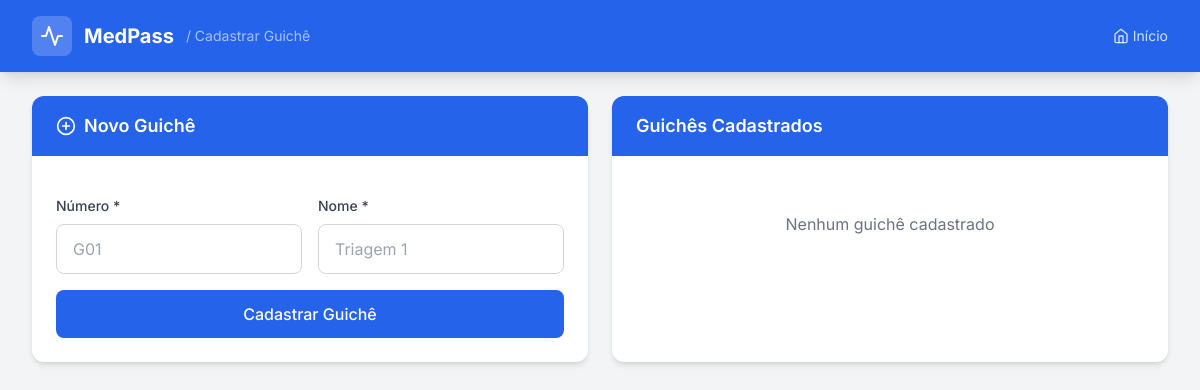
/cadastrar-guiche/, run on an earlier commit of the app's database.
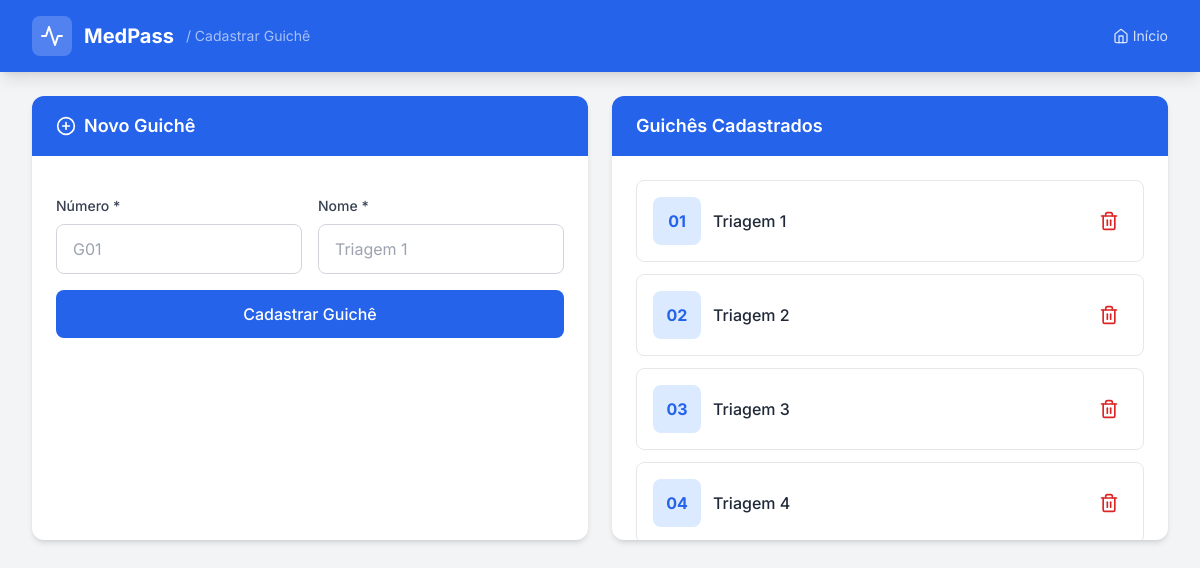
And on a later commit of the database.
### app_medpass/models.py (models this page shows, shortened)
class Guiche(models.Model):
    numero = models.CharField(
        max_length=10,
        unique=True,
        verbose_name="Número do Guichê",
        help_text="Identificação do guichê (ex: G01, G02)"
    )
    nome = models.CharField(
        max_length=100,
        verbose_name="Nome do Guichê",
        help_text="Nome descritivo do guichê (ex: Guichê de Triagem 1)"
    )
    ativo = models.BooleanField(
        default=True,
        verbose_name="Ativo",
        help_text="Indica se o guichê está ativo"
    )
    criado_em = models.DateTimeField(
        auto_now_add=True,
        verbose_name="Data de Criação"
    )
    atualizado_em = models.DateTimeField(
        auto_now=True,
        verbose_name="Data de Atualização"
    )
    class Meta:
        verbose_name = "Guichê"
        verbose_name_plural = "Guichês"
        ordering = ['numero']

### app_medpass/views.py (the view, shortened to what this page needs)
# urls.py: path('cadastrar-guiche/', views.cadastrar_guiche, name='cadastrar_guiche'),
def cadastrar_guiche(request):
    guiches = Guiche.objects.filter(ativo=True).order_by('numero')
    return render(request, 'cadastrarguiche/cadastrar_guiche.html', {'guiches': guiches})

### app_medpass/templates/cadastrarguiche/cadastrar_guiche.html (shortened to what this page needs)
{% extends 'base.html' %}
{% block header_subtitle %}
<span class="text-white/60 text-sm ml-2">/ Cadastrar Guichê</span>
{% endblock %}
{% block content %}
<div class="grid grid-cols-1 lg:grid-cols-2 gap-6">
    <div class="bg-white rounded-xl shadow-md overflow-hidden">
        <div class="bg-blue-600 px-6 py-4">
            <h2 class="text-lg font-semibold text-white flex items-center">
                <i data-feather="plus-circle" class="w-5 h-5 mr-2"></i>
                Novo Guichê
            </h2>
        </div>
        <form method="POST" class="p-6 space-y-4">
            <div class="grid grid-cols-2 gap-4">
                <div>
                    <label class="block text-sm font-medium text-gray-700 mb-2">Número *</label>
                    <input type="text" name="numero" required class="w-full px-4 py-3 border border-gray-300 rounded-lg focus:ring-2 focus:ring-blue-500" placeholder="G01">
                </div>
                <div>
                    <label class="block text-sm font-medium text-gray-700 mb-2">Nome *</label>
                    <input type="text" name="nome" required class="w-full px-4 py-3 border border-gray-300 rounded-lg focus:ring-2 focus:ring-blue-500" placeholder="Triagem 1">
                </div>
            </div>
            <button type="submit" class="w-full bg-blue-600 hover:bg-blue-700 text-white font-medium py-3 rounded-lg transition-colors">
                Cadastrar Guichê
            </button>
        </form>
    </div>
    <div class="bg-white rounded-xl shadow-md overflow-hidden">
        <div class="bg-blue-600 px-6 py-4">
            <h2 class="text-lg font-semibold text-white">Guichês Cadastrados</h2>
        </div>
        <div class="p-6 max-h-96 overflow-y-auto">
            {% for g in guiches %}
            <div class="border border-gray-200 rounded-lg p-4 mb-3 flex items-center justify-between">
                <div class="flex items-center space-x-3">
                    <div class="w-12 h-12 bg-blue-100 rounded-lg flex items-center justify-center">
                        <span class="font-bold text-blue-600">{{ g.numero }}</span>
                    </div>
                    <span class="font-medium text-gray-800">{{ g.nome }}</span>
                </div>
                <a href="{% url 'deletar_guiche' g.id %}" onclick="return confirm('Remover guichê {{ g.numero }}?')" class="text-red-600 hover:text-red-800 p-2">
                    <i data-feather="trash-2" class="w-5 h-5"></i>
                </a>
            </div>
            {% empty %}
            <p class="text-center text-gray-500 py-8">Nenhum guichê cadastrado</p>
            {% endfor %}
        </div>
    </div>
</div>
{% endblock %}

What changed in the data, as far as the page shows it:
added Guiche: numero "01", nome "Triagem 1"
added Guiche: numero "02", nome "Triagem 2"
added Guiche: numero "03", nome "Triagem 3"
added Guiche: numero "04", nome "Triagem 4"
Also different on the page:
text no longer shown: "Nenhum guichê cadastrado"
